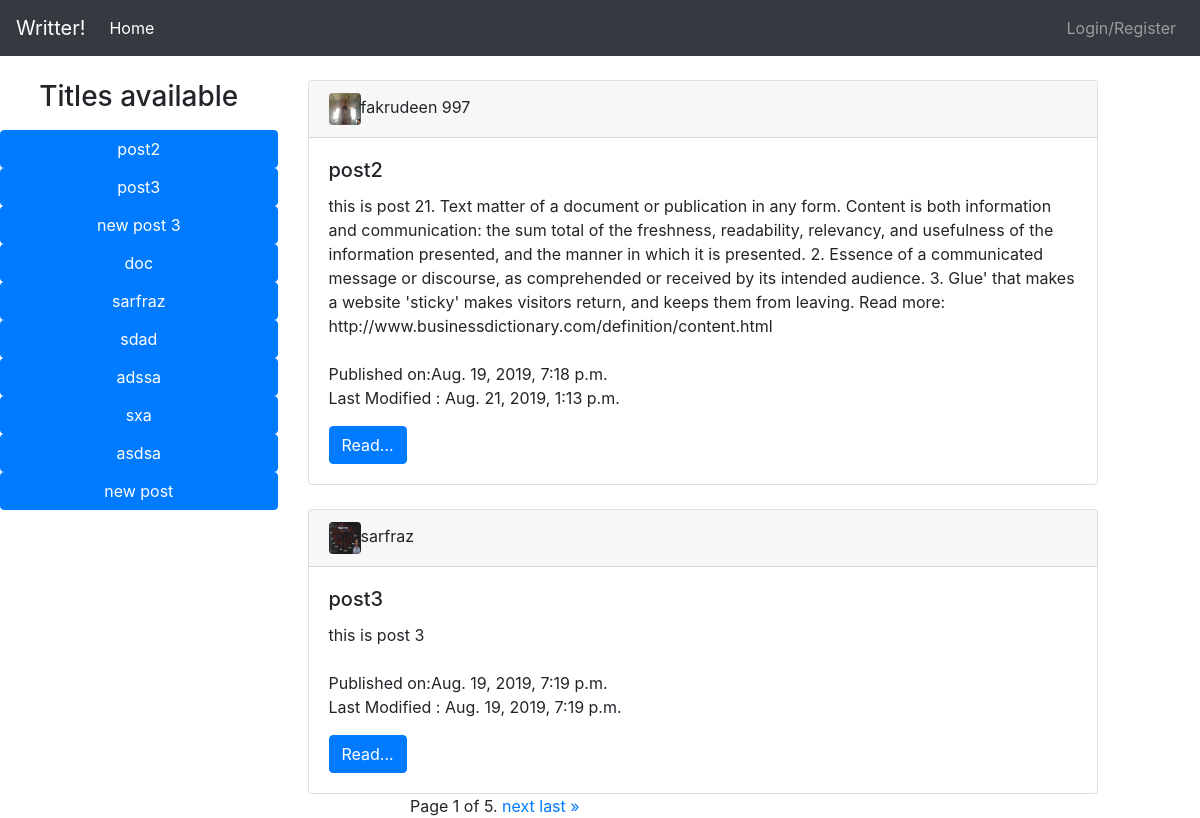
The page / on the database its author committed.
### module1/models.py (models this page shows, shortened)
class Post(models.Model):
    title = models.CharField(max_length=256)
    content = models.TextField()
    author = models.ForeignKey(User, on_delete=models.CASCADE)
    published = models.DateTimeField(auto_now_add=True)
    lastmodified = models.DateTimeField(auto_now=True)

class images(models.Model):
    user = models.OneToOneField(User, on_delete=models.CASCADE)
    image = models.ImageField(upload_to="profile_pics", blank=True)

### module1/views.py (the view)
# urls.py: path('', views.checkUser, name="checkUser"),
def checkUser(request):
    if request.method == "POST":
        username = request.POST['emaillog']
        request.session['username'] = username
        print("session")
        print(request.session['username'])
        password = request.POST['passwordlog']
        user = auth.authenticate(username=username, password=password)
        if user is not None:
            auth.login(request, user)
            article_list = Post.objects.all()
            paginator = Paginator(article_list, 2)  # Show 25 contacts per page
            page = request.GET.get('page')
            article = paginator.get_page(page)
            print("query set")
            print(article)
            return render(request, 'post.html', {'article': article, 'article_list':article_list})
        else:
            messages.info(request, 'invalid credentials')
            return redirect('login')
    else:
        article_list = Post.objects.all()
        paginator = Paginator(article_list, 2)  # Show 25 contacts per page
        page = request.GET.get('page')
        article = paginator.get_page(page)
        print("query set")
        print(article)
        return render(request, 'post.html' , {'article': article, 'article_list':article_list})

### module1/templates/post.html (shortened to what this page needs)
{% extends 'base.html' %} {% block content %}
<div class="row">
  <div class="col-md-3 text-center">
    <br />
    <label><h3>Titles available</h3></label>
    {% for key in article_list %}
    <br /><a class="" href="{% url 'post-detail' key.pk %}"
      ><button class="btn btn-primary" style="width: 100%">
        {{ key.title }}
      </button></a
    >
    {% endfor %}
  </div>
  <div class="col-md-8">
    {% for key in article %}
    <br />
    <div class="card">
      <div class="card-header">
        <img
          src="{{ key.author.images.image.url }}"
          class="rounded"
          width="32px"
          height="32px"
        />{{ key.author.first_name }}
      </div>
      <div class="card-body">
        <h5 class="card-title">{{ key.title }}</h5>
        <p class="card-text">
          {{ key.content }}
          <br /><br />
          Published on:{{ key.published }}<br />
          Last Modified :
          {{ key.lastmodified }}
        </p>
        <a href="{% url 'post-detail' key.pk %}" class="btn btn-primary"
          >Read...</a
        >
      </div>
    </div>
    {% endfor %}
  </div>
  <div class="col-md-1"></div>
</div>
<div class="row">
  <div class="col-md-4"></div>
  <div class="col-md-4" align="center">
    <div class="pagination">
      <span class="step-links">
        <span class="current">
          Page {{ article.number }} of {{ article.paginator.num_pages }}.
        </span>
        {% if article.has_next %}
        <a href="/?page={{ article.next_page_number }}">next</a>
        <a href="/?page={{ article.paginator.num_pages }}">last &raquo;</a>
        {% endif %}
      </span>
    </div>
  </div>
  <div class="col-md-4"></div>
</div>
{% endblock %}

### rows shown on the page
Post: title "post2", author.images.image (picture), author.first_name "fakrudeen 997", content "this is post 21. Text matter of a document or publication in any form. Content is both information and communication: the sum total of the freshness, readability, relevancy, and usefulness of the information presented, and the manner in which it is presented. 2. Essence of a communicated message or discourse, as comprehended or received by its intended audience. 3. Glue' that makes a website 'sticky' makes visitors return, and keeps them from leaving. Read more: http://www.businessdictionary.com/definition/content.html", published "Aug. 19, 2019, 7:18 p.m.", lastmodified "Aug. 21, 2019, 1:13 p.m."
Post: title "post3", author.images.image (picture), author.first_name "sarfraz", content "this is post 3", published "Aug. 19, 2019, 7:19 p.m.", lastmodified "Aug. 19, 2019, 7:19 p.m."
Post: title "new post 3"
Post: title "doc"
Post: title "sarfraz"
Post: title "sdad"
Post: title "adssa"
Post: title "sxa"
Post: title "asdsa"
Post: title "new post"

### other values the page prints
{{ article.number }} "1"
{{ article.paginator.num_pages }} "5"
